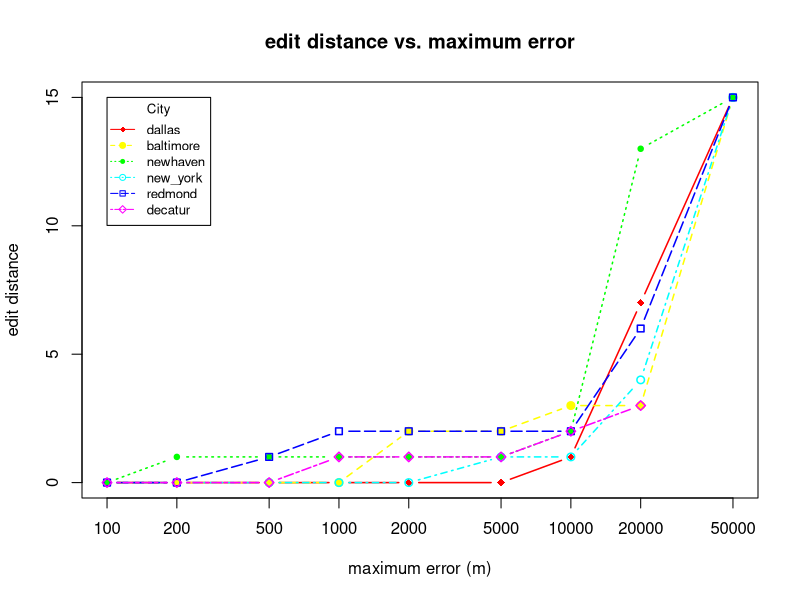

Write the R code that produced this figure.
# Create Line Chart

jpeg("./../restaurant_finder/medians_across_city_si_15.jpg")

# convert factor to numeric for convenience 
Medians <- read.csv("./../restaurant_finder/medians_across_city_si_15.csv")
nlocations <- length(unique(Medians$location))
locations <- unique(Medians$location)

# get the range for the x and y axis 
xrange <- range(Medians$skew)
yrange <- range(Medians$distortion)

# set up the plot 
plot(xrange, yrange, type="n", xlab="maximum error (m)", log="x",
  	      ylab="edit distance") 
colors <- rainbow(nlocations)
linetype <- c(1:nlocations) 
plotchar <- seq(18,18+nlocations,1)

# add lines 
for (i in 1:nlocations) { 
  city <- subset(Medians, location==locations[i])
  lines(sort(city$skew), sort(city$distortion), type="b", lwd=1.5,
    lty=linetype[i], col=colors[i], pch=plotchar[i])
} 

# add a title and subtitle 
title("edit distance vs. maximum error")

# add a legend 
legend(xrange[1], yrange[2], locations, cex=0.8, col=colors,
  		   pch=plotchar, lty=linetype, title="City")

dev.off()
